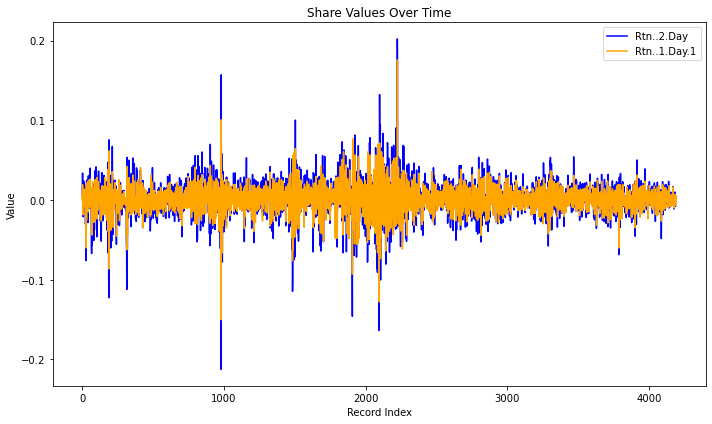

Write Python code to recreate this figure.
import pandas as pd
import matplotlib.pyplot as plt

# Read the data
data = pd.read_csv("#CSV location file path")

# Extract the columns data
rtn_2_day = data['Rtn..2.Day']
rtn_1_day_1 = data['Rtn..1.Day.1']

# Create the plot
plt.figure(figsize=(10, 6))

# Plot each column
plt.plot(data.index, rtn_2_day, label='Rtn..2.Day', color='blue')
plt.plot(data.index, rtn_1_day_1, label='Rtn..1.Day.1', color='orange')

# Set plot title and labels
plt.title('Share Values Over Time')
plt.xlabel('Record Index')
plt.ylabel('Value')
plt.legend()

# Show plot
plt.tight_layout()
plt.show()
